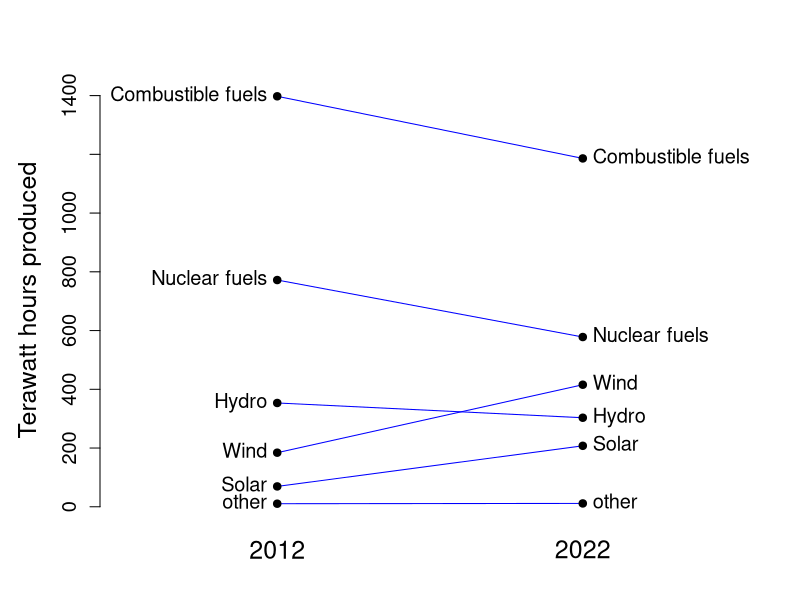

Here is the R script that generated this plot:
# Slope plot demo for chapter 4 figures
# Data extracted on 16/08/2024 11:47:22 from [ESTAT]
# Gross and net production of electricity and derived heat by type of plant and operator [nrg_ind_peh__custom_12595002]



myData <- data.frame(
  Name = c("Combustible fuels", "Hydro", "Wind", "Solar", "Nuclear fuels", "other"),   # Name of each data point
  year2012 = c(1397615,353429,184181,69337 ,772023,5007+5463)/1000,     # First set of values (often the before values)
  year2022 = c(1186089,303165,415577,207593,577979,5473+5939)/1000      # second set of values (often the after values)
)

png(file = "CH4_slopePlot.png", units="in", width=11, height=7, res=300)

# Set up the plot window with extra x-margin and no x-axis
par(mar=c(4, 5, 4, 2)) # Bottom, Left, Top, Right

plot(c(1, 2),                                # set some default x values to start with
     range(c(myData$year2012, myData$year2022)), # set the y-axis to go from the lowest to the highest value in our data set
     type="n",            # type of points to draw (n=none)
     xaxt="n",            # type of x-axis to draw (n=none)
     xlab="",             # label on the x axis
     ylab="Terawatt hours produced",        # label on the y axis 
     # main="EU electricitry production by source in 2012 and 2022",   # Main title
     xlim=c(0.5, 2.5),    # Where does the x-axis start and end
     bty="n", cex.lab=1.5, cex.axis=1.2              # Draw box around plot (n=none, )
     )

# Add points and lines to the plot
for(i in 1:nrow(myData)) {
  lines(c(1, 2), c(myData$year2012[i], myData$year2022[i]), col="blue") # draw the lines between points
  points(c(1, 2), c(myData$year2012[i], myData$year2022[i]), pch=19)    # draw the points
  # You can remove the next two lines if you don't want to label points
  text(1, myData$year2012[i], labels=myData$Name[i], pos=2, cex=1.2)           # label the points on the left side
  text(2, myData$year2022[i], labels=myData$Name[i], pos=4, cex=1.2)           # label the points on the right side
}

# Add custom labels instead of axis
text(x=1, y=par("usr")[3] - 100, labels="2012", cex=1.5, xpd=NA) # Draw the text under the figure
text(x=2, y=par("usr")[3] - 100, labels="2022", cex=1.5, xpd=NA)  # xpd=NA allows drawing the text outside the plot region, but still inside the figure region

dev.off()



